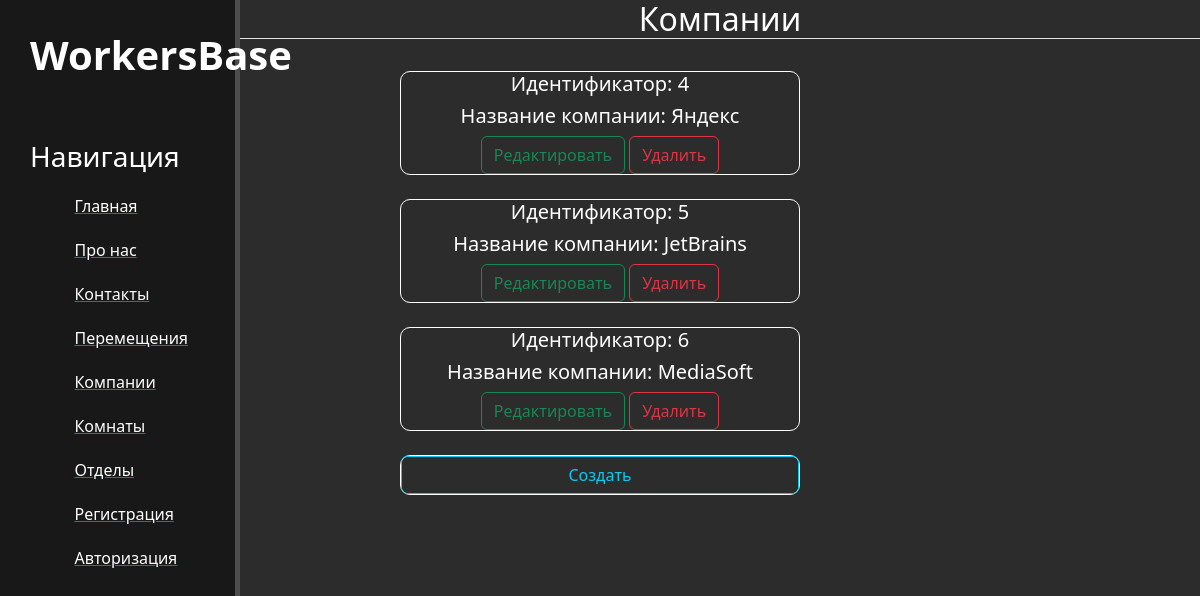
The page /company/ on the database its author committed.
### main/models.py (models this page shows, shortened)
class Company(models.Model):
    company_name = models.CharField("Название компании", max_length=200)
    class Meta:
        verbose_name = 'Компания'
        verbose_name_plural = 'Компании'

### main/views.py (the view)
# urls.py: path("company/", company_view, name="company"),
def company_view(request):
    company = Company.objects.all()
    context = {"company": company}
    return render(request, "main/company.html", context)

### main/templates/main/company.html
{% extends 'main/layout.html'%}
{% block content %}
<div class="" style="color: white">
    <h2 class="text-center border-bottom">Компании</h2>
    <br>
    {% for i in company %}
    <div class="profile_block text-center">
        <h5>Идентификатор: {{ i.id }}</h5>
        <h5>Название компании: {{ i.company_name }}</h5>
        <a href="{% url 'update_company' i.id %}" class="btn btn-outline-success">Редактировать</a>
        <a href="{% url 'delete_company' i.id %}" class="btn btn-outline-danger">Удалить</a>
    </div>
    <br>
    {% endfor %}
    <div class="profile_block text-center">
        <a href="{% url 'create_company' %}" class="btn btn-outline-info" style="width: 100%">Создать</a>
    </div>
</div>
{% endblock %}

### main/static/main/css/main.css (style rules this page uses)
body { background: #2c2c2c; }
.profile_block { width: 400px; height: auto; margin: auto; border: 1px solid white; border-radius: 10px; }

### rows shown on the page
Company: id "4", company_name "Яндекс"
Company: id "5", company_name "JetBrains"
Company: id "6", company_name "MediaSoft"
